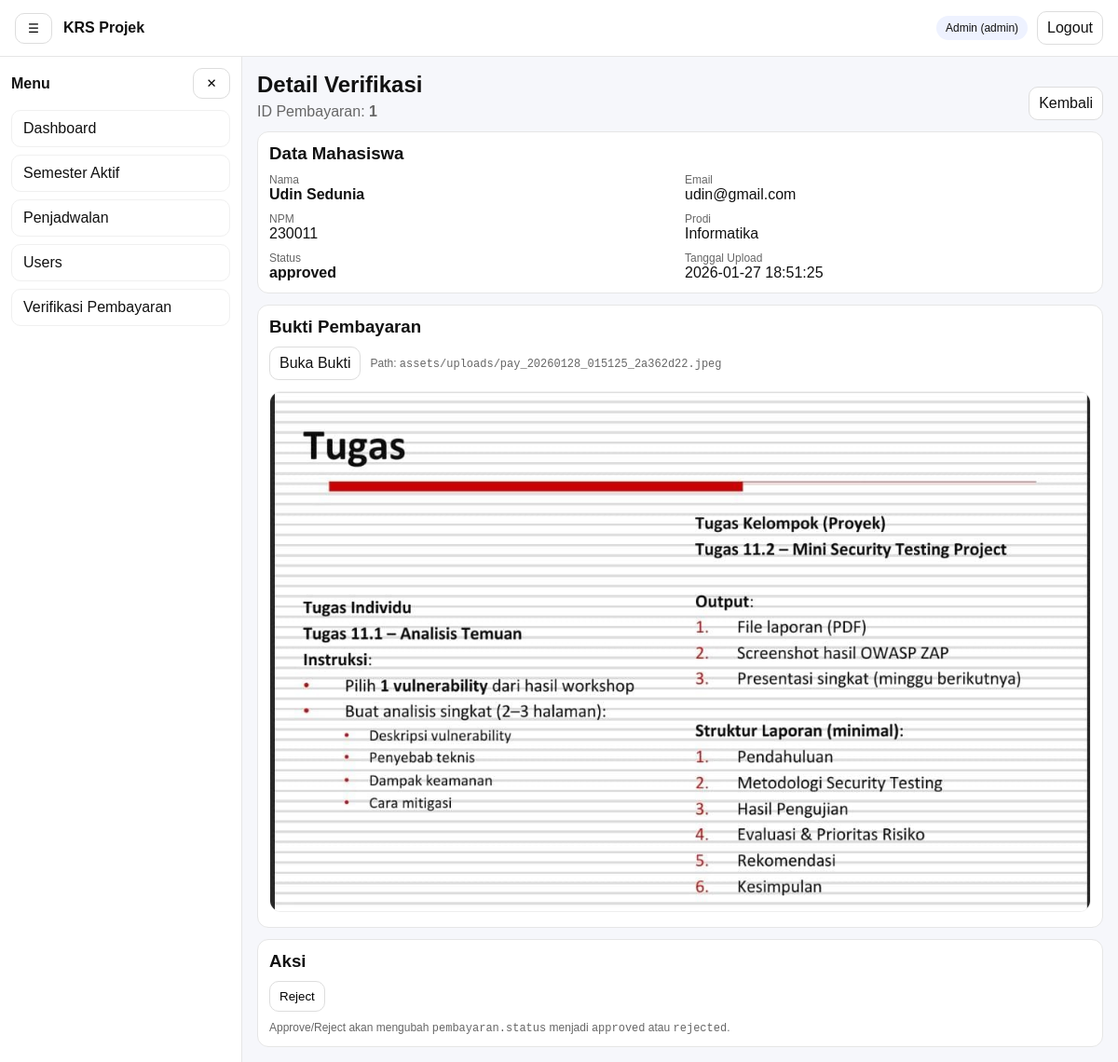
/admin/verifikasi/detail.php?id=1 (signed in), run on the app's committed database.
### tables this page shows
CREATE TABLE `pembayaran` (
  `id` int(11) NOT NULL,
  `user_id` int(11) NOT NULL,
  `file_path` varchar(255) NOT NULL,
  `status` enum('pending','approved','rejected') NOT NULL DEFAULT 'pending',
  `created_at` timestamp NOT NULL DEFAULT current_timestamp()
);

CREATE TABLE `users` (
  `id` int(11) NOT NULL,
  `name` varchar(120) NOT NULL,
  `email` varchar(120) NOT NULL,
  `role` enum('admin','mahasiswa','dosen') NOT NULL,
  `password_hash` varchar(255) NOT NULL,
  `created_at` timestamp NOT NULL DEFAULT current_timestamp()
);

CREATE TABLE `mahasiswa` (
  `id` int(11) NOT NULL,
  `user_id` int(11) NOT NULL,
  `npm` varchar(30) NOT NULL,
  `prodi` varchar(120) NOT NULL,
  `semester_aktif` tinyint(3) UNSIGNED NOT NULL DEFAULT 1,
  `angkatan` year(4) NOT NULL,
  `dosen_wali_id` int(11) DEFAULT NULL,
  `no_hp` varchar(30) DEFAULT NULL,
  `alamat` text DEFAULT NULL,
  `created_at` timestamp NOT NULL DEFAULT current_timestamp(),
  `updated_at` timestamp NULL DEFAULT NULL ON UPDATE current_timestamp()
);

### includes/functions.php (called while the page is built, shortened)
<?php
function e(?string $str): string {
  return htmlspecialchars((string)$str, ENT_QUOTES, 'UTF-8');
}
function url(string $path = ''): string {
  $path = ltrim($path, '/');
  return APP_URL . ($path ? '/' . $path : '');
}

### admin/verifikasi/detail.php (the view, shortened to what this page needs)
<?php
require_once __DIR__ . '/../../includes/functions.php';
$pdo = db();
$id = (int)($_GET['id'] ?? $_POST['id'] ?? 0);
function is_safe_upload_path(string $path): bool {
  $path = ltrim($path, '/');
  return true;
}
$row = null;
try {
  $st = $pdo->prepare("
    SELECT p.id, p.user_id, p.file_path, p.status, p.created_at,
           u.name, u.email, m.npm, m.prodi
    FROM pembayaran p
    JOIN users u ON u.id = p.user_id
    LEFT JOIN mahasiswa m ON m.user_id = u.id
    WHERE p.id = ?
    LIMIT 1
  ");
  $st->execute([$id]);
  $row = $st->fetch();
} catch (Throwable $e) {
  flash_set('global', APP_DEBUG ? ('DB error: '.$e->getMessage()) : 'Terjadi kesalahan.', 'danger');
  redirect(url('admin/verifikasi/index.php'));
}
$filePath = (string)($row['file_path'] ?? '');
$canOpenFile = ($filePath !== '' && is_safe_upload_path($filePath));
$fileUrl = $canOpenFile ? url(ltrim($filePath, '/')) : '';
?>
<?php include __DIR__ . '/../../partials/header.php'; ?>
<?php include __DIR__ . '/../../partials/navbar.php'; ?>
<div class="layout">
  <?php include __DIR__ . '/../../partials/sidebar.php'; ?>
  <main class="content">
    <div style="display:flex;justify-content:space-between;gap:10px;flex-wrap:wrap;align-items:end;">
      <div>
        <h2 style="margin:0;">Detail Verifikasi</h2>
        <div style="color:#666;margin-top:6px;">ID Pembayaran: <b><?= (int)$row['id'] ?></b></div>
      </div>
      <a class="btn" href="<?= e(url('admin/verifikasi/index.php')) ?>">Kembali</a>
    </div>
    <section style="background:#fff;border:1px solid #e6e6e6;border-radius:12px;padding:12px;margin-top:12px;">
      <h3 style="margin:0 0 10px;">Data Mahasiswa</h3>
      <div style="display:grid;grid-template-columns:repeat(2,minmax(0,1fr));gap:10px;">
        <div><div style="font-size:12px;color:#666;">Nama</div><div><b><?= e($row['name']) ?></b></div></div>
        <div><div style="font-size:12px;color:#666;">Email</div><div><?= e($row['email']) ?></div></div>
        <div><div style="font-size:12px;color:#666;">NPM</div><div><?= e((string)$row['npm']) ?></div></div>
        <div><div style="font-size:12px;color:#666;">Prodi</div><div><?= e((string)$row['prodi']) ?></div></div>
      </div>
      <div style="margin-top:10px;display:grid;grid-template-columns:repeat(2,minmax(0,1fr));gap:10px;">
        <div><div style="font-size:12px;color:#666;">Status</div><div><b><?= e((string)$row['status']) ?></b></div></div>
        <div><div style="font-size:12px;color:#666;">Tanggal Upload</div><div><?= e((string)$row['created_at']) ?></div></div>
      </div>
    </section>
    <section style="background:#fff;border:1px solid #e6e6e6;border-radius:12px;padding:12px;margin-top:12px;">
      <h3 style="margin:0 0 10px;">Bukti Pembayaran</h3>
      <?php if (!$canOpenFile): ?>
        <div style="color:#666;">
          Bukti pembayaran tidak ditemukan / path tidak aman.<br>
          file_path di DB: <code><?= e($filePath) ?></code>
        </div>
      <?php else: ?>
        <div style="display:flex;gap:10px;flex-wrap:wrap;align-items:center;">
          <a class="btn" href="<?= e($fileUrl) ?>" target="_blank" rel="noopener">Buka Bukti</a>
          <span style="color:#666;font-size:12px;">Path: <code><?= e($filePath) ?></code></span>
        </div>
        <div style="margin-top:12px;">
          <?php
            $lower = strtolower($filePath);
            $isImg = str_ends_with($lower, '.jpg') || str_ends_with($lower, '.jpeg') || str_ends_with($lower, '.png') || str_ends_with($lower, '.webp');
          ?>
          <?php if ($isImg): ?>
            <img src="<?= e($fileUrl) ?>" alt="Bukti Pembayaran" style="max-width:100%;border:1px solid #eee;border-radius:12px;">
          <?php else: ?>
            <div style="color:#666;">Preview hanya untuk gambar. Untuk PDF/dll klik tombol “Buka Bukti”.</div>
          <?php endif; ?>
        </div>
      <?php endif; ?>
    </section>
    <section style="background:#fff;border:1px solid #e6e6e6;border-radius:12px;padding:12px;margin-top:12px;">
      <h3 style="margin:0 0 10px;">Aksi</h3>
      <div style="display:flex;gap:10px;flex-wrap:wrap;">
        <?php if ((string)$row['status'] !== 'rejected'): ?>
          <form method="post" style="margin:0;">
            <button class="btn" type="submit" onclick="return confirm('Reject pembayaran ini?')">Reject</button>
          </form>
        <?php endif; ?>
      </div>
      <div style="color:#666;font-size:12px;margin-top:10px;">
        Approve/Reject akan mengubah <code>pembayaran.status</code> menjadi <code>approved</code> atau <code>rejected</code>.
      </div>
    </section>
  </main>
</div>
<?php include __DIR__ . '/../../partials/footer.php'; ?>

### assets/css/style.css (style rules this page uses)
* { box-sizing: border-box; }
body { margin: 0; font-family: Arial, sans-serif; background:#f6f7fb; color:#111; }
a { text-decoration: none; color: inherit; }
.btn, .btn-icon { border:1px solid #ddd; background:#fff; border-radius:10px; padding:8px 10px; cursor:pointer; }
.layout { display:flex; min-height: calc(100vh - 56px); }
.content { flex:1; padding: 16px; }

### data on the page
pembayaran: id "1", user.name "Udin Sedunia", user.email "udin@gmail.com", mahasiswa.npm "230011", mahasiswa.prodi "Informatika", status "approved", created_at "2026-01-27 18:51:25", file_path "assets/uploads/pay_20260128_015125_2a362d22.jpeg", file_path (picture)

### other printed values
APP_NAME "KRS Projek"
$u['name'] "Admin"
$u['role'] "admin"
$it['label'] "Dashboard"
$it['label'] "Semester Aktif"
$it['label'] "Penjadwalan"
$it['label'] "Users"
$it['label'] "Verifikasi Pembayaran"
